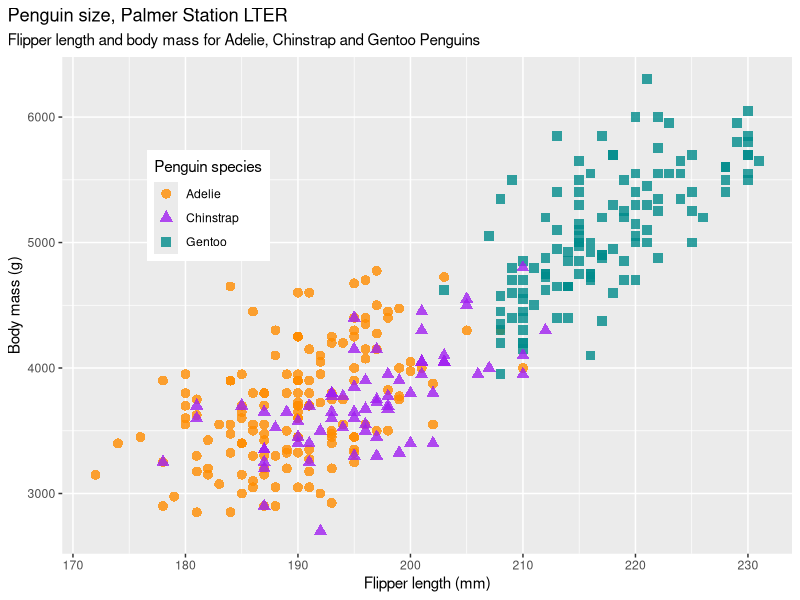

R code for this plot:
## ---- chunk 1
library(palmerpenguins)
data(package = 'palmerpenguins')
head(penguins)
## ---- chunk 2
str(penguins)
## ---- chunk 3
library(tidyverse)
penguins |> 
  count(species)
penguins |> 
  group_by(species) |> 
  summarize(across(where(is.numeric), mean, na.rm = TRUE))
## ---- chunk 4
mass_flipper <- ggplot(data = penguins, 
                       aes(x = flipper_length_mm,
                           y = body_mass_g)) +
  geom_point(aes(color = species, 
                 shape = species),
             size = 3,
             alpha = 0.8) +
  scale_color_manual(values = c("darkorange","purple","cyan4")) +
  labs(title = "Penguin size, Palmer Station LTER",
       subtitle = "Flipper length and body mass for Adelie, Chinstrap and Gentoo Penguins",
       x = "Flipper length (mm)",
       y = "Body mass (g)",
       color = "Penguin species",
       shape = "Penguin species") +
  theme(legend.position = c(0.2, 0.7),
        plot.title.position = "plot",
        plot.caption = element_text(hjust = 0, face= "italic"),
        plot.caption.position = "plot")

mass_flipper
